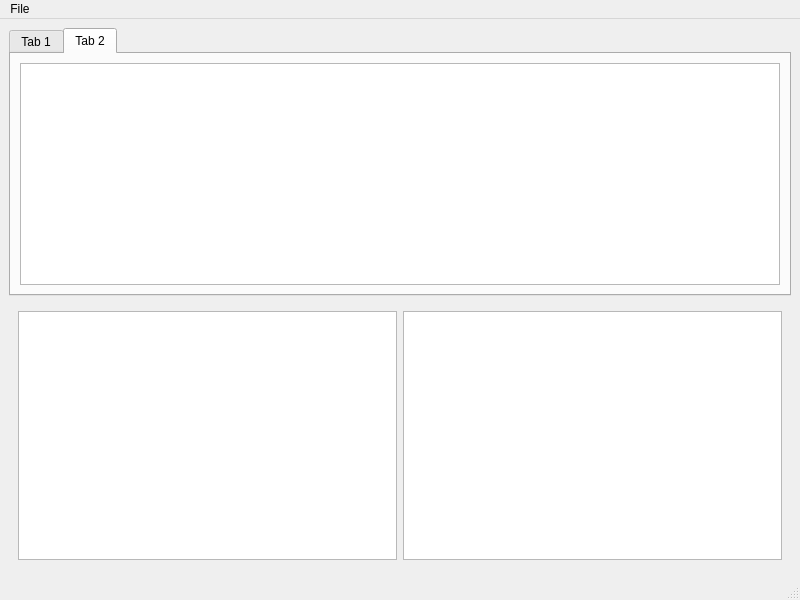
<?xml version="1.0" encoding="UTF-8"?>
<ui version="4.0">
 <class>MainWindow</class>
 <widget class="QMainWindow" name="MainWindow">
  <property name="geometry">
   <rect>
    <x>0</x>
    <y>0</y>
    <width>800</width>
    <height>600</height>
   </rect>
  </property>
  <property name="windowTitle">
   <string>MainWindow</string>
  </property>
  <widget class="QWidget" name="centralwidget">
   <layout class="QVBoxLayout" name="verticalLayout">
    <item>
     <widget class="QTabWidget" name="tabWidget">
      <property name="currentIndex">
       <number>1</number>
      </property>
      <widget class="QWidget" name="tab">
       <attribute name="title">
        <string>Tab 1</string>
       </attribute>
       <layout class="QHBoxLayout" name="horizontalLayout">
        <item>
         <widget class="QTextBrowser" name="display"/>
        </item>
        <item>
         <widget class="QCustomPlot" name="plotPanel" native="true"/>
        </item>
       </layout>
      </widget>
      <widget class="QWidget" name="tab_2">
       <attribute name="title">
        <string>Tab 2</string>
       </attribute>
       <layout class="QVBoxLayout" name="verticalLayout_2">
        <item>
         <widget class="QTreeView" name="tableBills"/>
        </item>
       </layout>
      </widget>
     </widget>
    </item>
    <item>
     <widget class="QWidget" name="widget" native="true">
      <layout class="QHBoxLayout" name="horizontalLayout_2">
       <item>
        <widget class="QTextBrowser" name="textBrowser"/>
       </item>
       <item>
        <widget class="QTextEdit" name="textEdit"/>
       </item>
      </layout>
     </widget>
    </item>
   </layout>
  </widget>
  <widget class="QMenuBar" name="menubar">
   <property name="geometry">
    <rect>
     <x>0</x>
     <y>0</y>
     <width>800</width>
     <height>21</height>
    </rect>
   </property>
   <widget class="QMenu" name="menuFile">
    <property name="title">
     <string>File</string>
    </property>
    <addaction name="actionNew_Bill"/>
   </widget>
   <addaction name="menuFile"/>
  </widget>
  <widget class="QStatusBar" name="statusbar"/>
  <action name="actionNew_Bill">
   <property name="text">
    <string>New Bill</string>
   </property>
  </action>
 </widget>
 <customwidgets>
  <customwidget>
   <class>QCustomPlot</class>
   <extends>QWidget</extends>
   <header>qcustomplot-source/qcustomplot.h</header>
   <container>1</container>
  </customwidget>
 </customwidgets>
 <resources/>
 <connections/>
</ui>
